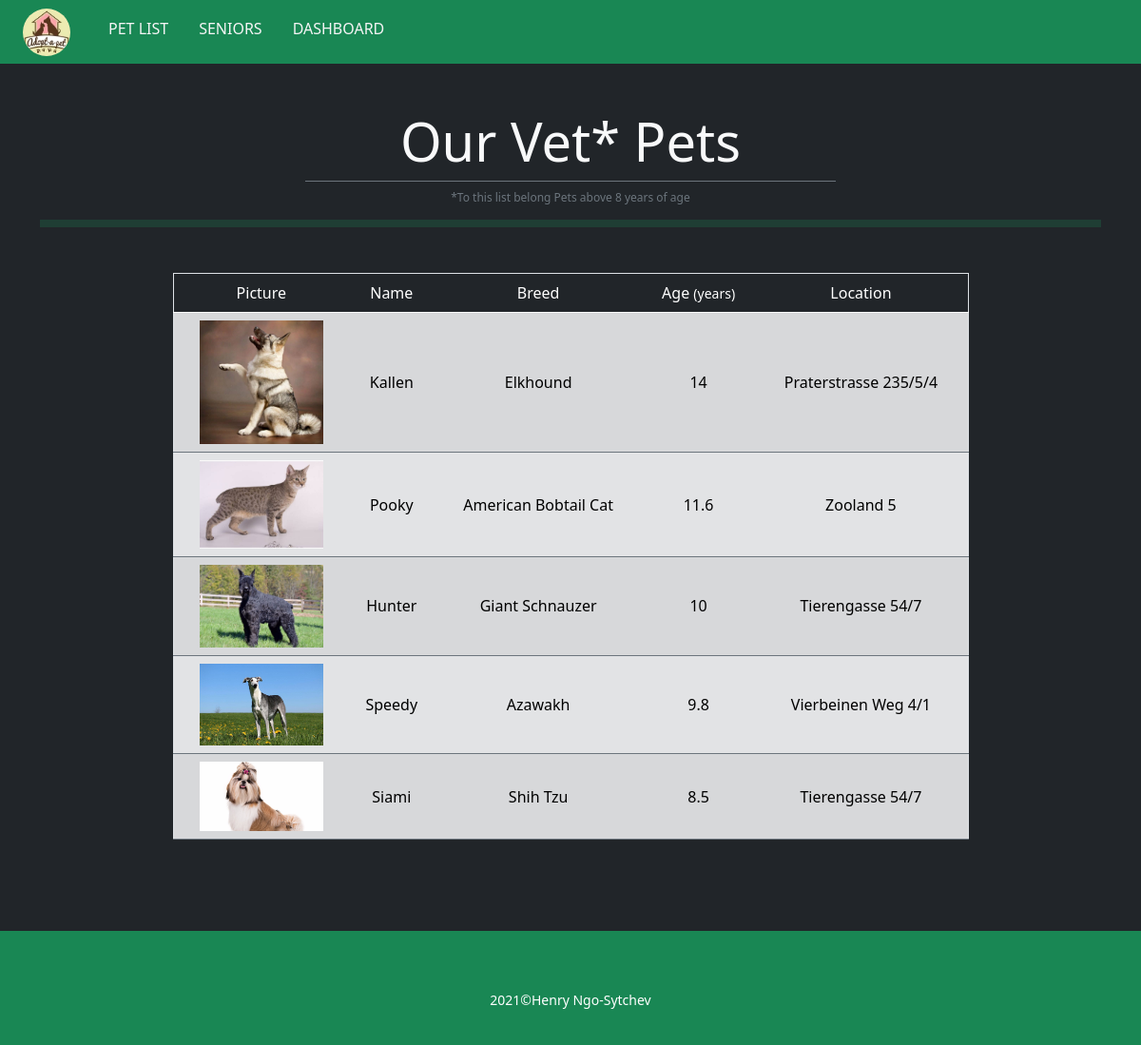
/CR-11/CRUD/animals/senior.php (signed in), run on the app's committed database.
### tables this page shows
CREATE TABLE `animals` (
  `animal_id` int(5) NOT NULL,
  `name` varchar(30) NOT NULL,
  `breed` varchar(50) NOT NULL,
  `picture` varchar(255) DEFAULT NULL,
  `location` varchar(100) DEFAULT NULL,
  `description` text DEFAULT NULL,
  `size` float DEFAULT NULL,
  `age` float DEFAULT NULL,
  `hobbies` varchar(100) DEFAULT NULL
);

### CR-11/CRUD/animals/senior.php (the view, shortened to what this page needs)
<?php
    require_once("../components/db_connect.php");
   $sql = "SELECT * FROM animals WHERE age > 8 ORDER BY age DESC;";
   $query = mysqli_query($connect, $sql);
   $result = mysqli_fetch_all($query, MYSQLI_ASSOC);
   $seniors = "";
   if(mysqli_num_rows($query) > 0){
       foreach($result as $row){
           $seniors .= "
           <tr class='align-middle text-center border-top border-bottom border-secondary'>
               <td>
               <img class='img-fluid' width='130px' src='../pictures/{$row["picture"]}'>
               </td>
               <td>{$row['name']}</td>
               <td>{$row['breed']}</td>
               <td>{$row['age']}</td>
               <td>{$row['location']}</td>
           </tr>
           ";
       }
   } else {
       $seniors = "<tr>
                <td class='text-center' colspan='5'>
                Sorry, there are currently no available records.
                </td>
            </tr>";
   }
?>
<!DOCTYPE html>
<html lang="en">
<head>
    <?php require_once("../components/bootstrap.php")?>
</head>
<body>
    <?php
    $url = "";
    $img_url="../";
    require_once("../components/navbar.php");
    ?>
    <main class="bg-dark py-5">
    <div class="container mb-5">
    <h1 class="text-center text-light fw-light display-4">Our Vet* Pets</h1>
    <p class="text-center text-muted border-top border-secondary mx-auto w-50"><sub>*To this list belong Pets above 8 years of age</sub></p>
        <hr class="bg-success py-1 mb-5">
        <table class="table table-secondary table-striped border my-0 mx-auto w-75">
            <thead class="table-dark text-white text-center fw-light">
                <tr class="align-middle">
                    <td>Picture</td>
                    <td>Name</td>
                    <td>Breed</td>
                    <td>Age <small>(years)</small></td>
                    <td>Location</td>
                </tr>
            </thead>
            <tbody>
                <?= $seniors ?>
            </tbody>
        </table>
    </div>
    </main>
    <?php require_once("../components/footer.php"); ?>
</body>
</html>

### CR-11/CRUD/components/bootstrap.php (shortened to what this page needs)
<link href="https://cdn.jsdelivr.net/npm/bootstrap@5.0.0-beta1/dist/css/bootstrap.min.css"  rel="stylesheet">
<link rel="stylesheet" href="https://cdn.jsdelivr.net/npm/bootstrap-icons@1.6.0/font/bootstrap-icons.css">

### CR-11/CRUD/components/navbar.php (shortened to what this page needs)
        <!DOCTYPE html>
<html lang="en">
<head>
    <?php require_once("bootstrap.php")?>
</head>
<body>
<div class="sticky-top text-start bg-success mb-0 d-flex align-items-center">
        <a href="<?= ($url??""); ?>index.php">
            <img class="d-inline-block align-text-top rounded-circle mx-4 my-2" src="<?= ($img_url??""); ?>pictures/layout_img/logo_pets.jpg" alt="logo" width="50" height="50">
        </a>
        <p class="text-center pt-2 d-flex justify-content-between">
        <a class="nav_link text-decoration-none" href="<?= ($url??""); ?>index.php">
            <span class="p-0 mb-1 mx-3">PET LIST</span>
        </a>
        <a class="nav_link text-decoration-none" href="<?= ($url??""); ?>senior.php">
            <span class="p-0 mb-1 mx-3">SENIORS</span>
        </a>
        <a class="nav_link text-decoration-none <?= (isset($_SESSION["user"])?"d-none":""); ?>" href="<?= ($dashboard_url??""); ?>../dashboard.php">
            <span class="p-0 mb-1 mx-3">DASHBOARD</span>
        </a>
        </p>
</div>
</body>
</html>

### CR-11/CRUD/components/footer.php (shortened to what this page needs)
<!DOCTYPE html>
<html lang="en">
<head>
    <?php require_once("bootstrap.php")?>
</head>
<body>
    <footer class="bg-success">
        <p><small>2021&copy;Henry Ngo-Sytchev</small></p>
    </footer>
</body>
</html>

### CR-11/CRUD/animals/senior.php (style rules this page uses)
main { min-height: 100vh; }

### CR-11/CRUD/components/navbar.php (style rules this page uses)
.nav_link { vertical-align: middle; color: whitesmoke; font-weight: lighter; transition: font-weight .25s, border-bottom .65s; }

### CR-11/CRUD/components/footer.php (style rules this page uses)
footer { padding: 5%; height: 100px; background: black; color: white; text-align: center; }

### data on the page
animals: picture (picture), name "Kallen", breed "Elkhound", age "14", location "Praterstrasse 235/5/4"
animals: picture (picture), name "Pooky", breed "American Bobtail Cat", age "11.6", location "Zooland 5"
animals: picture (picture), name "Hunter", breed "Giant Schnauzer", age "10", location "Tierengasse 54/7"
animals: picture (picture), name "Speedy", breed "Azawakh", age "9.8", location "Vierbeinen Weg 4/1"
animals: picture (picture), name "Siami", breed "Shih Tzu", age "8.5", location "Tierengasse 54/7"
